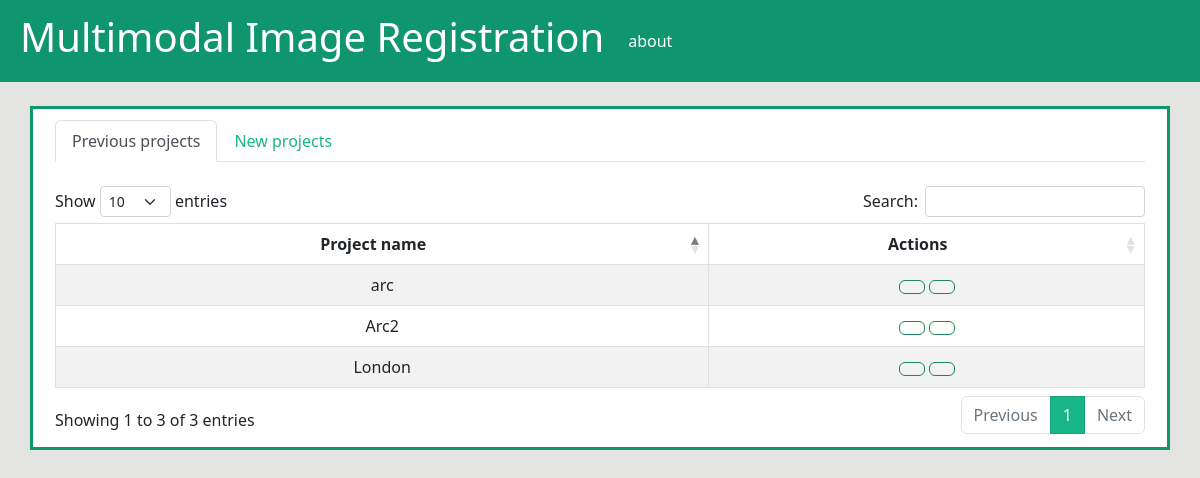
/, run on an earlier commit of the app's database.
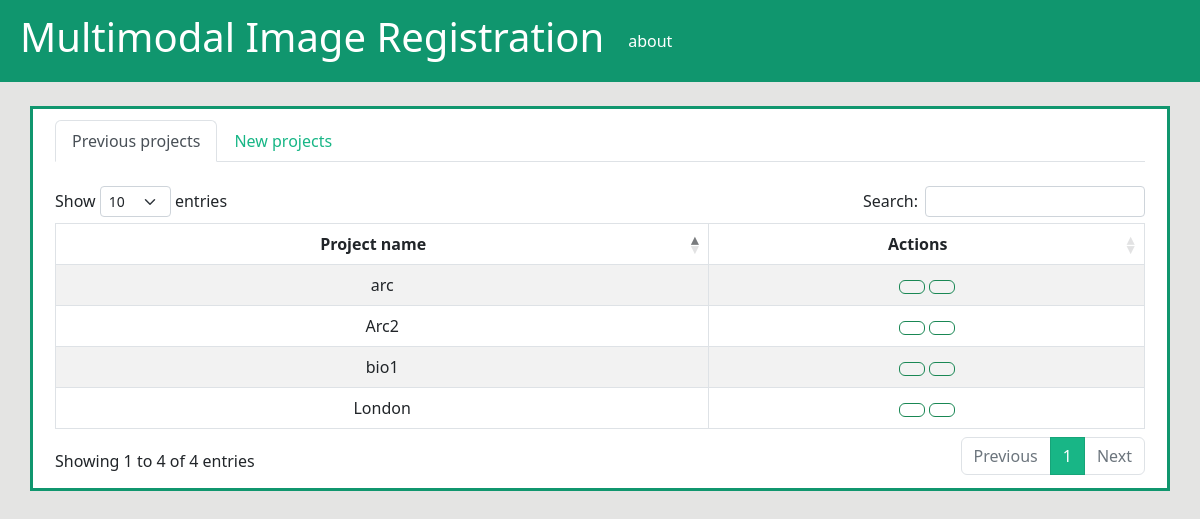
And on a later commit of the database.
### main/models.py (models this page shows, shortened)
class Projects(models.Model):
    name = models.CharField(max_length=255, null=True)
    image1 = models.ImageField(upload_to='img/fixed/')
    image2 = models.ImageField(upload_to='img/moving/')

class Results(models.Model):
    warping = models.ImageField(max_length=255, storage=OverwriteStorage(),upload_to='img/results/warp/', blank=True)
    features_mov = models.ImageField(max_length=255,storage=OverwriteStorage(),upload_to='img/results/f_mov/', blank=True)
    features_fix = models.ImageField(max_length=255,storage=OverwriteStorage(),upload_to='img/results/f_fix/', blank=True)
    line_match = models.ImageField(max_length=255,storage=OverwriteStorage(), upload_to='img/results/l_match/', blank=True)
    chessboard = models.ImageField(max_length=255,storage=OverwriteStorage(), upload_to='img/results/chess/', blank=True)
    algorithm = models.ForeignKey('Algorithms', on_delete=models.CASCADE)
    project = models.ForeignKey('Projects', on_delete=models.CASCADE)

class Algorithms(models.Model):
    name = models.CharField(max_length=255, null=True)

### main/views.py (the view)
# urls.py: re_path(r'^$', views.home, name='home'),
def home(request):
    dtable = Projects.objects.all().order_by('name')
    alg = Algorithms.objects.all().order_by('name')
    context = {'dtable':dtable,
               'alg': alg}
    return render(request, 'index.html', context)

### main/templatetags/extraTags.py (called while the page is built)
@register.filter(name='getFirstAlg')
def getFirstAlg(project_id):
    algorithms = Results.objects.filter(project=project_id)
    return algorithms[0].algorithm.id

### main/templates/index.html (shortened to what this page needs)
{% extends 'base.html' %}
{% load static %}
{% load extraTags %}
{% load bootstrap_icons %}
{% block content %}
<link rel="stylesheet" href="{% static 'css/dataTables.bootstrap5.css' %}">
<br>
<div class="container bg2 " style="padding-top: 1px; padding-bottom: 1px; border-style: solid; border-color: #10966e;">
    <div class="margIns">
    <ul class="nav nav-tabs " role="tablist">
        <li class="nav-item " role="presentation">
            <button  class="nav-link active" data-bs-toggle="tab" type="button"  data-bs-target="#tableProj" role="tab" >Previous projects</button >
        </li>
        <li >
            <button  class="nav-link tabCol" data-bs-toggle="tab" type="button"  data-bs-target="#formNew" role="tab">New projects</button >
        </li>
    </ul>
    <div class="tab-content">
        <div id="tableProj" role="tabpanel" class="tab-pane active ">
            <div class="row justify-content-center ">
                <div class="col-12">
                    <br>
                    <table cellpadding="0" cellspacing="0" border="0" class="table table-striped table-bordered" id="table1" >
                        <thead>
                            <tr style = "text-align: center;">
                                <th style = "text-align: center;" >Project name</th>
                                <th style = "text-align: center;" >Actions</th>
                            </tr>
                        </thead>
                        <tbody style = "text-align: center;">
                            {% for d in dtable %}
                                {%ifchanged d.name %}
                                    <tr style = "text-align: center;">
                                        <td style = "text-align: center;" > {{d.name}}</td>
                                        <td style = "text-align: center;" >
                                            <a  name="{{d.id}}" class="btn btn-outline-success run" > {% bs_icon 'play-fill' %}</a>
                                            <a class="btn btn-outline-success" href="{% url 'home:viewer' d.id 0 d.id|getFirstAlg %}">
                                            </a>
                                        </td>
                                    </tr>
                                {% endifchanged %}
                            {% endfor %}
                        </tbody>
                    </table>
                </div>
        </div>
         </div>
    </div>
    </div>
</div>
{% endblock content %}

What changed in the data, as far as the page shows it:
added Projects: name "bio1"
Also different on the page:
text written by a page script: "Show entries Search: Showing 1 to 3 of 3 entries Previous 1 Next" → "Show entries Search: Showing 1 to 4 of 4 entries Previous 1 Next"
